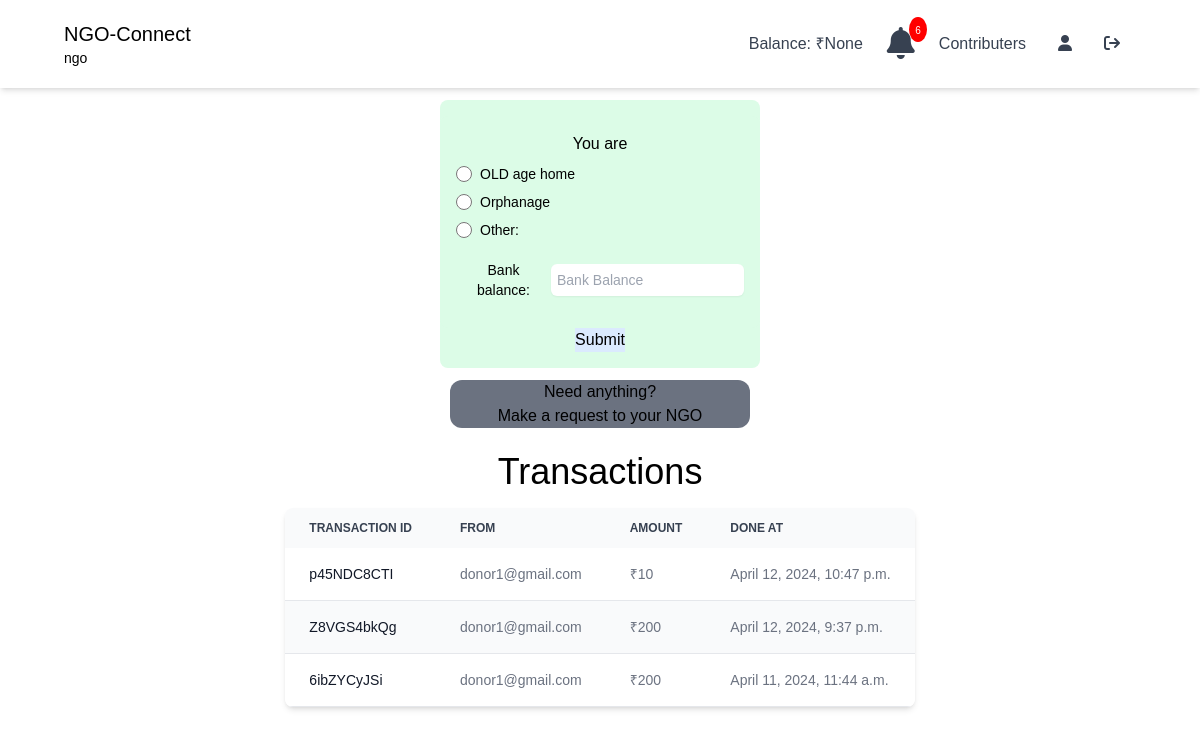
Page /reciever/receiver_base/ (signed in) on the earlier database version.
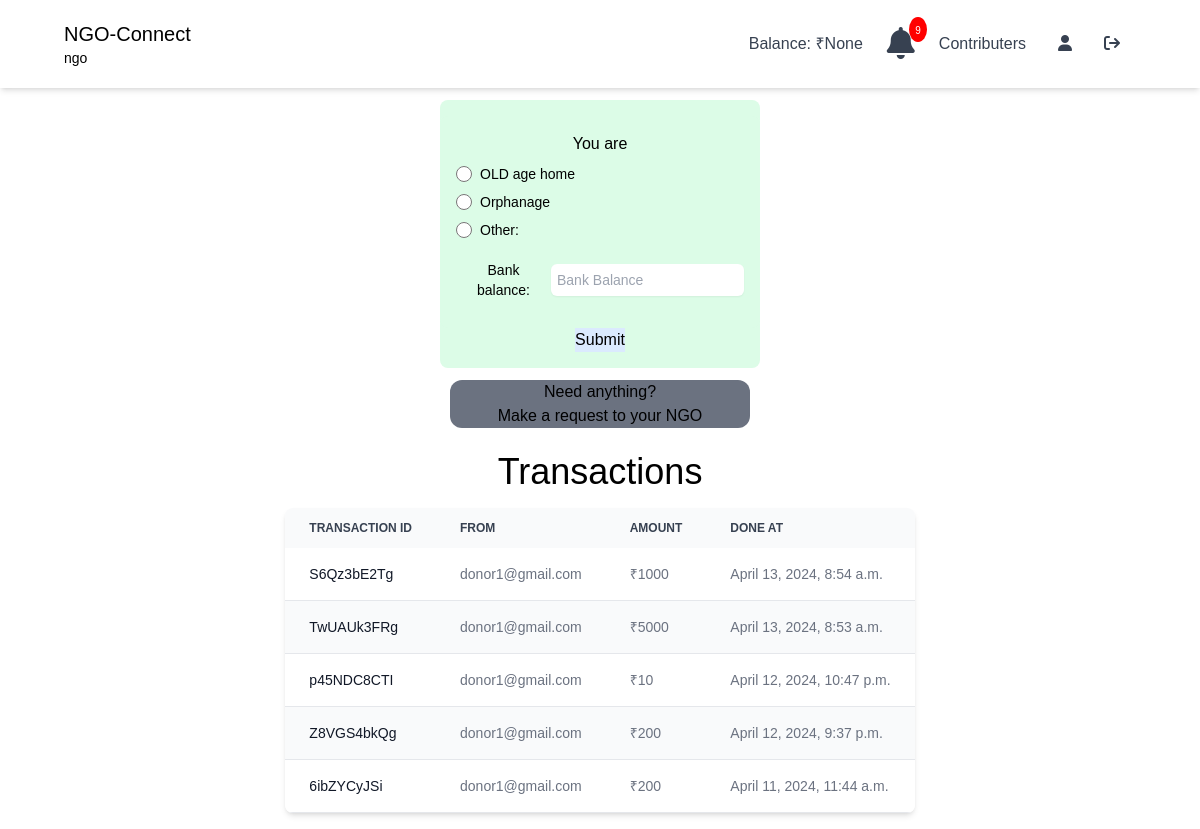
Same page on the later database version.
### ngo/models.py (models this page shows)
class NgoBankTransactions(models.Model):
    from_user = models.ForeignKey(User, on_delete=models.CASCADE, related_name='sent', null=True)
    to_user = models.ForeignKey(User, on_delete=models.CASCADE, related_name='received', null=True)
    amount = models.IntegerField(null=True)
    transaction_id = models.CharField(max_length=10, null=True)
    transaction_type = models.CharField(max_length=8, choices=(('credited', 'credited'), ('debited', 'debited')), null=True)
    done_at = models.DateTimeField(auto_now=True,blank=True, null=True)

### reciever/views.py (the view)
# urls.py: path('receiver_base/', views.receiver_base, name="receiver_base"),
@login_required(login_url="signup")
def receiver_base(request):
    users = ngousers.objects.all()
    try:
        receiver = ReceiverMoreDetails.objects.get(user=request.user)
    except ReceiverMoreDetails.DoesNotExist:
        receiver = ReceiverMoreDetails(user=request.user)
    try:
        ngo = Reciever_under_ngo.objects.get(reciever=request.user)
    except Reciever_under_ngo.DoesNotExist:
        ngo = Reciever_under_ngo(reciever=request.user)
    try:
        reciever_balance = RecieverBank.objects.get(user=request.user)
    except RecieverBank.DoesNotExist:
        reciever_balance = RecieverBank(user=request.user)
    notifications = Notifications.objects.filter(user=request.user).order_by('-id')
    notification_count = notifications.count()
    transactions = NgoBankTransactions.objects.filter(to_user=request.user).order_by('-done_at')
    context = {
        'users' : users,
        'reciever' : receiver,
        'ngo' : ngo,
        'reciever_balance' : reciever_balance,
        'notifications' : notifications,
        'notification_count' : notification_count,
        'transactions' : transactions,
    }
    return render(request, 'receiver_base.html', context)

### reciever/templates/receiver_base.html (shortened to what the changed rows need)
<!DOCTYPE html>
<html lang="en">
  <head>
    <script src="https://cdn.tailwindcss.com"></script>
    <link rel="stylesheet" href="https://cdnjs.cloudflare.com/ajax/libs/font-awesome/6.1.1/css/all.min.css" />
    {% load static %}
  </head>
  <body style="font-family: sans-serif">
    <header
      class="lg:px-16 px-4 bg-white flex flex-wrap items-center py-4 shadow-md"
    >
      <div class="hidden md:flex md:items-center md:w-auto w-full" id="menu">
        <nav>
          <ul class="md:flex items-center justify-between text-base text-gray-700 pt-4 md:pt-0">
            <li class="relative">
              <a href="#" class="px-2" id="notificationButton">
                <div class="notification-icon">
                    <i class="fas fa-bell fa-2x"></i>
                    <span class="badge">{{ notification_count }}</span>
                </div>
              </a>
            </li>
          </ul>
        </nav>
      </div>
    </header>
    {% if transactions %}
    <h1 class="text-center mt-6 text-4xl">Transactions</h1>
    <section id="transactions" class="m-4 px-4 flex justify-center items-center">
      <div class="relative overflow-x-auto shadow-md sm:rounded-lg">
          <table class="w-full text-sm text-left rtl:text-right text-gray-500 dark:text-gray-400">
              <thead class="text-xs text-gray-700 uppercase bg-gray-50 dark:bg-gray-700 dark:text-gray-400">
                  <tr>
                      <th scope="col" class="px-6 py-3">
                          Transaction Id
                      </th>
                      <th scope="col" class="px-6 py-3">
                          From
                      </th>
                      <th scope="col" class="px-6 py-3">
                          Amount
                      </th>
                      <th scope="col" class="px-6 py-3">
                          Done At
                      </th>
                  </tr>
              </thead>
              <tbody>
                  {% for i in transactions %}
                  <tr class="odd:bg-white odd:dark:bg-gray-900 even:bg-gray-50 even:dark:bg-gray-800 border-b dark:border-gray-700">
                      <th scope="row" class="px-6 py-4 font-medium text-gray-900 whitespace-nowrap dark:text-white">
                          {{ i.transaction_id }}
                      </th>
                      <td class="px-6 py-4">
                          {{ i.from_user }}
                      </td>
                      <td class="px-6 py-4">
                          ₹{{ i.amount }}
                      </td>
                      <td class="px-6 py-4">
                          {{ i.done_at }}
                      </td>
                  </tr>
                  {% endfor %}
              </tbody>
          </table>
      </div>
      {% endif %}
  </body>
</html>

Differences in the rows shown:
added NgoBankTransactions: transaction_id "S6Qz3bE2Tg", from_user "donor1@gmail.com", amount "1000", done_at "April 13, 2024, 8:54 a.m."
added NgoBankTransactions: transaction_id "TwUAUk3FRg", from_user "donor1@gmail.com", amount "5000", done_at "April 13, 2024, 8:53 a.m."
Other differences:
{{ notification_count }}: "6" → "9"
